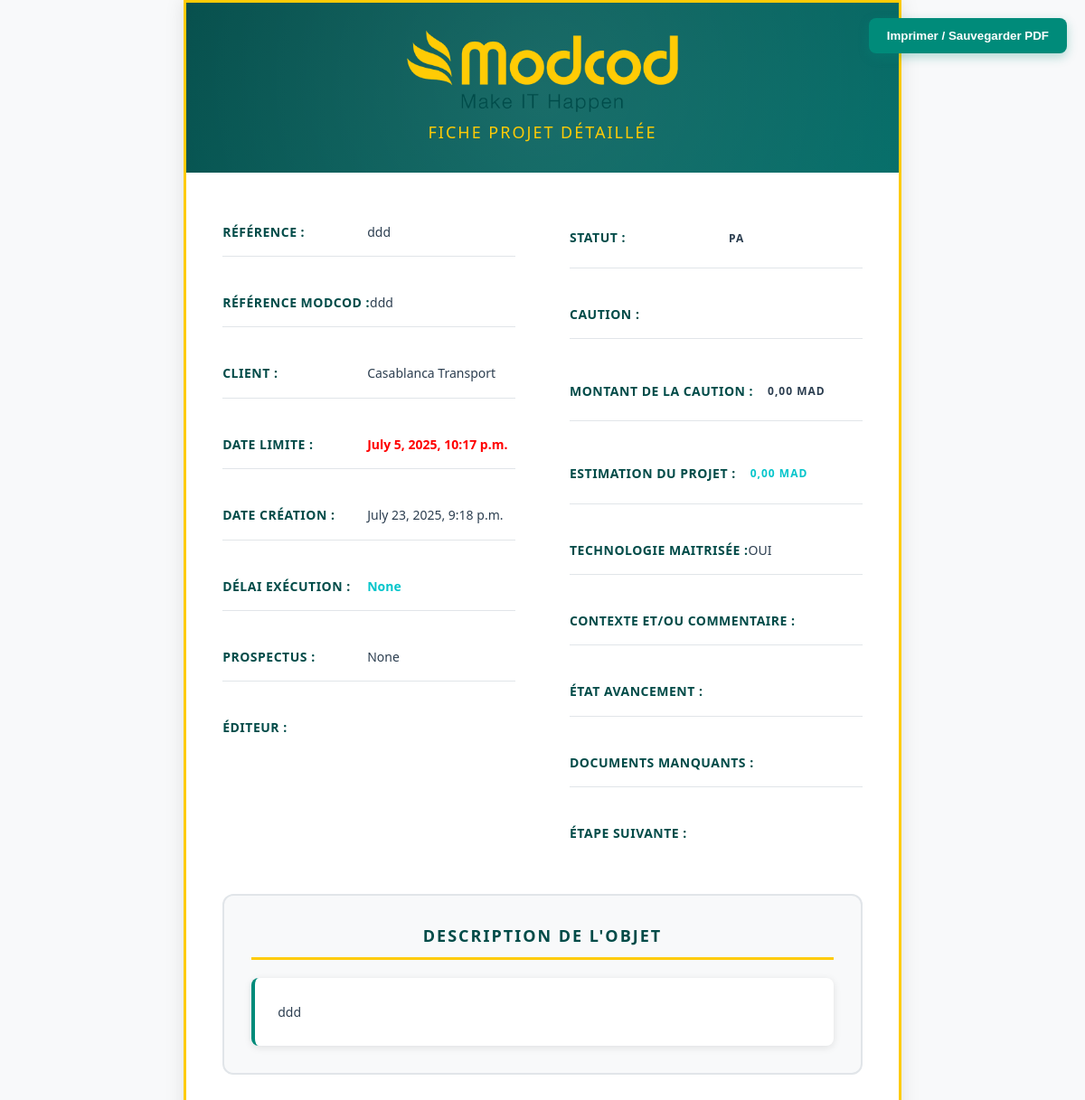
The app's page /modcod/imp/108 with its own data.
### App1/models.py (models this page shows, shortened)
class Project(models.Model):
    CAUTION_CHOICES = [
        ('ELECTRONIQUE','ELECTRONIQUE') ,
        ('PHYSIQUE' , 'PHYSIQUE'),
    ]
    ETAT_CHOICES = [
        ('PP' , 'PP') ,
        ('PEC' , 'PEC'),
        ('PA' , 'PA'),
        ('PG' , 'PG'),
        ('PAN' , 'PAN'),
        ('PS' , 'PS'),
        ('PAS','PAS'),
        ('AU' , 'AU') ,
    ]
    Techno_Choices = [
        ('OUI' , 'OUI') ,
        ('NON' , 'NON') ,
        ('Autre' , 'Autre') ,
    ]
    reference = models.CharField(max_length=100)
    reference_modcod = models.CharField(max_length=100)
    client = models.ForeignKey(Client,on_delete=models.CASCADE,blank=True,null=True)
    objet = models.TextField()
    date_limite_reponse = models.DateTimeField()
    caution = models.CharField(max_length=100, choices=CAUTION_CHOICES , default="ELECTRONIQUE")
    montant_caution = models.DecimalField(max_digits=50, decimal_places=2,default=0.00)
    estimation_projet = models.DecimalField(max_digits=50, decimal_places=2,default=0.00)
    delai_execution = models.CharField(max_length=255,blank=True, null=True)
    prospectus = models.DateField(blank=True, null=True)
    editeur = models.CharField(max_length=100, blank=True, null=True)
    contexte = models.CharField(max_length=100, blank=True, null=True)
    technologie = models.CharField(max_length=100,choices=Techno_Choices,default="")
    documents_manquants = models.TextField(blank=True, null=True)
    etat_d_avancement = models.CharField(max_length=255,blank=True, null=True)
    etape_suivante = models.TextField(blank=True, null=True)
    status = models.CharField(max_length=255,choices=ETAT_CHOICES,default='PA',blank=True,null=True)
    date_creation = models.DateTimeField(default=timezone.now)

class Client(models.Model):
    username = models.CharField(max_length=255 , unique=True )
    def __str__(self):
        return self.username

### App1/views.py (the view)
# urls.py: path('imp/<int:projet_id>',Imprimerie,name="Imprimerie"),
def Imprimerie(request,projet_id):
    projet = get_object_or_404(Project,id = projet_id)
    valeur_str = str(projet.montant_caution)
    valeur_nettoyee = valeur_str.replace(" ", "").replace(",", ".")
    montant = float(valeur_nettoyee)
    projet.montant_caution = f"{montant:,.2f}".replace(",", " ").replace(".", ",")
    valeur_str = str(projet.estimation_projet)
    valeur_nettoyee = valeur_str.replace(" ", "").replace(",", ".")
    montant = float(valeur_nettoyee)
    projet.estimation_projet = f"{montant:,.2f}".replace(",", " ").replace(".", ",")
    return render(request,'pages/PDF.html',{'projet':projet})

### templates/pages/PDF.html (shortened to what this page needs)
<!DOCTYPE html>
{% load static %}
<html lang="fr">
<head>
</head>
<body>
    <div class="container">
        <div class="header">
            <div class="logo-section">
                <img style="width:300px;" src="{% static "image/Modcod.png" %}" alt="logo of company">
                <p class="document-title">Fiche Projet Détaillée</p>
            </div>
        </div>
        <div class="content">
            <div class="project-details">
                <div class="details-column">
                    <div class="detail-row">
                        <span class="detail-label">Référence :</span>
                        <span class="detail-value">{{projet.reference}}</span>
                    </div>
                    <div class="detail-row">
                        <span class="detail-label">Référence ModCod :</span>
                        <span class="detail-value">{{projet.reference_modcod}}</span>
                    </div>
                    <div class="detail-row">
                        <span class="detail-label">Client :</span>
                        <span class="detail-value">{{projet.client}}</span>
                    </div>
                    <div class="detail-row">
                        <span class="detail-label">Date Limite :</span>
                        <span class="detail-value" style="color:red;font-weight:bolder;">{{projet.date_limite_reponse}}</span>
                    </div>
                    <div class="detail-row">
                        <span class="detail-label">Date Création :</span>
                        <span class="detail-value"> {{projet.date_creation}} </span>
                    </div>
                    <div class="detail-row">
                        <span class="detail-label">Délai Exécution :</span>
                        <span class="detail-value" style="color:#05c5cb;font-weight:bolder;">{{projet.delai_execution}}</span>
                    </div>
                    <div class="detail-row">
                        <span class="detail-label">Prospectus :</span>
                        <span class="detail-value"> {{projet.prospectus}} </span>
                    </div>
                    <div class="detail-row">
                        <span class="detail-label">Éditeur :</span>
                    </div>
                </div>
                <div class="details-column">
                    <div class="detail-row">
                        <span class="detail-label">Statut :</span>
                        <span class="status-badge"> {{projet.status}} </span>
                    </div>
                    <div class="detail-row">
                        <span class="detail-label">Caution :</span>
                        <span class="status-badge"> {{projet.caution}} </span>
                    </div>
                    <div class="detail-row">
                        <span class="detail-label">Montant de la caution : </span>
                        <span class="status-badge"> {{projet.montant_caution}} MAD</span>
                    </div>
                    <div class="detail-row">
                        <span class="detail-label">Estimation du projet : </span>
                        <span class="status-badge" style="color:#05c5cb;font-weight:bolder;"> {{projet.estimation_projet}} MAD</span>
                    </div>
                    <div class="detail-row">
                        <span class="detail-label">Technologie maitrisée :</span>
                        <span class="detail-value"> {{projet.technologie}} </span>
                    </div>
                    <div class="detail-row">
                        <span class="detail-label">Contexte et/ou Commentaire :</span>
                    </div>
                    <div class="detail-row">
                        <span class="detail-label">État Avancement :</span>
                    </div>
                    <div class="detail-row">
                        <span class="detail-label">Documents Manquants :</span>
                    </div>
                    <div class="detail-row">
                        <span class="detail-label">Étape Suivante :</span>
                    </div>
                </div>
            </div>
            <div class="description-section">
                <h3>Description de l'Objet</h3>
                <div class="description-text">
                    {{projet.objet}}
                </div>
            </div>
        </div>
    </div>
</body>
</html>

### templates/pages/PDF.html (style rules this page uses)
* { margin: 0; padding: 0; box-sizing: border-box; }
body { font-family: 'Segoe UI', Tahoma, Geneva, Verdana, sans-serif; line-height: 1.6; color: #2c3e50; background-color: #f8f9fa; }
.container { max-width: 210mm; margin: 0 auto; background: white; min-height: 297mm; box-shadow: 0 0 20px rgba(0,0,0,0.1); border: 3px solid #FFCB06; }
.header { background: linear-gradient(135deg, #004b48 0%, #006b66 100%); color: white; padding: 30px; text-align: center; position: relative; overflow: hidden; }
.header::before { content: ''; position: absolute; top: -50%; right: -50%; width: 200%; height: 200%; background: radial-gradient(circle, rgba(255,255,255,0.1) 0%, transparent 70%); animation: pulse 4s ease-in-out infinite; }
.logo-section { position: relative; z-index: 2; }
.document-title { font-size: 18px; font-weight: 500; color: #FFCB06; text-transform: uppercase; letter-spacing: 2px; }
.content { padding: 40px; }
.project-details { display: grid; grid-template-columns: 1fr 1fr; gap: 60px; margin-bottom: 40px; }
.details-column { display: flex; flex-direction: column; gap: 25px; }
.detail-row { display: flex; align-items: center; padding: 15px 0; border-bottom: 1px solid #e1e5e9; }
.detail-row:last-child { border-bottom: none; }
.detail-label { font-weight: 600; color: #004b48; min-width: 160px; font-size: 14px; text-transform: uppercase; letter-spacing: 0.5px; }
.detail-value { color: #2c3e50; font-size: 14px; font-weight: 500; }
.status-badge { display: inline-block; padding: 8px 16px; border-radius: 25px; font-size: 12px; font-weight: 600; text-transform: uppercase; letter-spacing: 1px; }
.description-section { background: #f8f9fa; padding: 30px; border-radius: 12px; border: 2px solid #e1e5e9; margin-bottom: 30px; }
.description-section h3 { color: #004b48; font-size: 18px; margin-bottom: 20px; text-align: center; text-transform: uppercase; letter-spacing: 2px; border-bottom: 3px solid #FFCB06; padding-bottom: 10px; }
.description-text { background: white; padding: 25px; border-radius: 8px; border-left: 4px solid #008b7a; font-size: 14px; line-height: 1.8; box-shadow: 0 2px 8px rgba(0,0,0,0.1); }

### records on screen
Project: reference "ddd", reference_modcod "ddd", client "Casablanca Transport", date_limite_reponse "July 5, 2025, 10:17 p.m.", date_creation "July 23, 2025, 9:18 p.m.", delai_execution "None", prospectus "None", status "PA", montant_caution "0,00", estimation_projet "0,00", technologie "OUI", objet "ddd"
